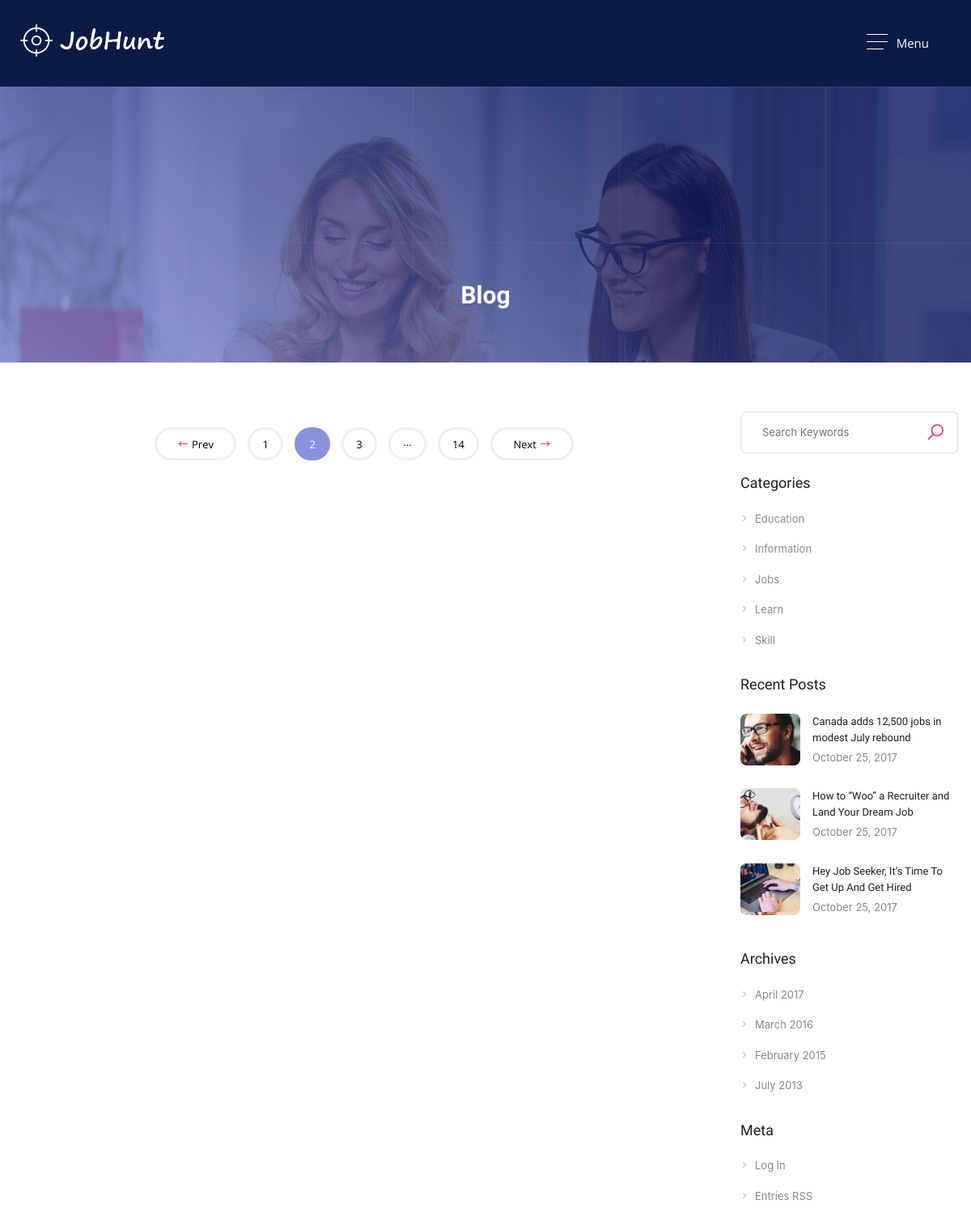
/posts (upper part), run on an earlier commit of the app's database.
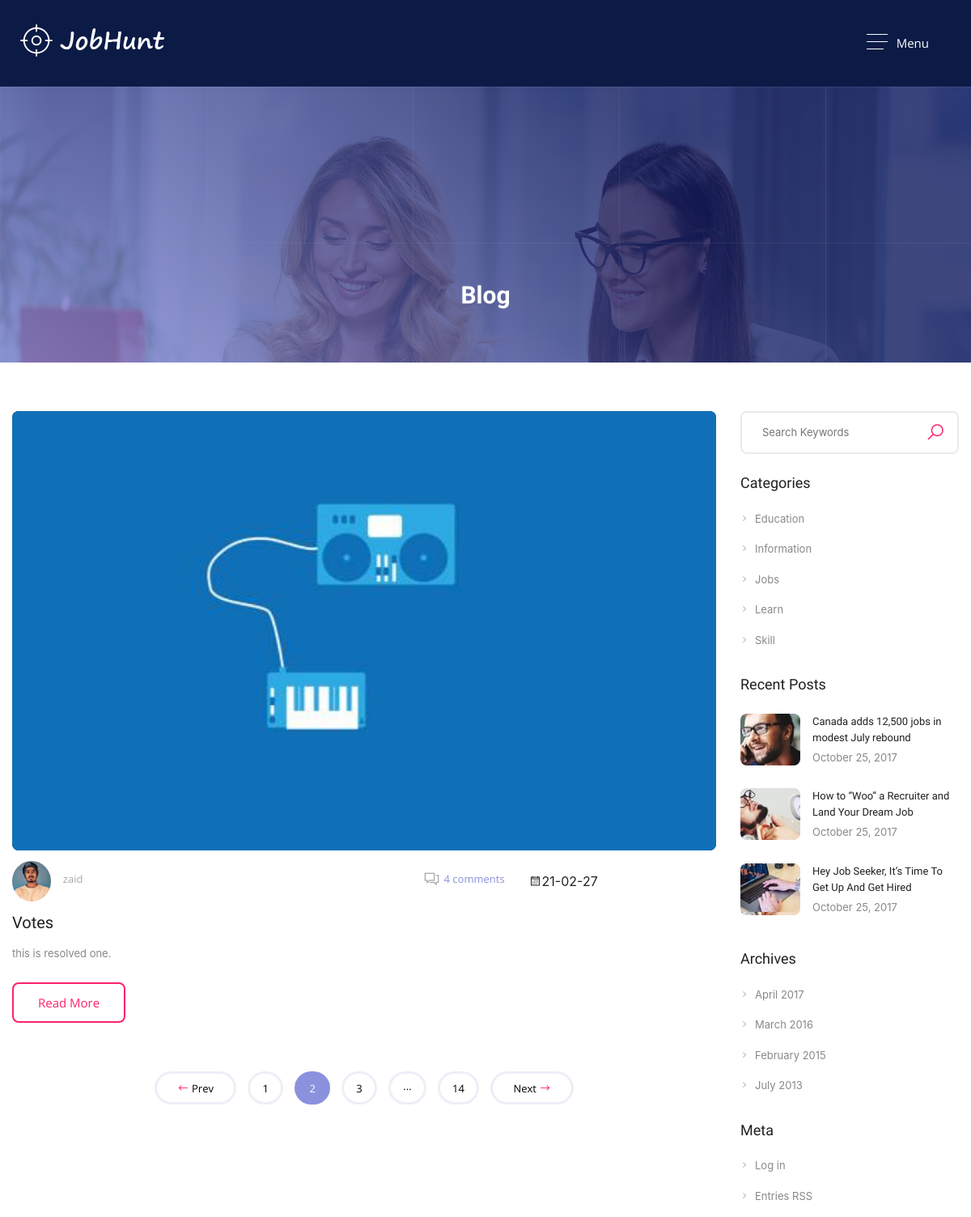
And on a later commit of the database.
### app/models.py (models this page shows, shortened)
class Post(db.Model):
    id = db.Column(db.Integer,primary_key=True,)
    title = db.Column(db.String(35),nullable=False,unique=True)
    date_posted = db.Column(db.DateTime(30),nullable=False,default=datetime.utcnow)
    image_file=db.Column(db.String(20),nullable=True)
    content = db.Column(db.Text(10),nullable=False)
    user_id = db.Column(db.Integer,db.ForeignKey('user.id'),nullable=False)

class User(db.Model,UserMixin):
    id = db.Column(db.Integer,primary_key=True,)
    username = db.Column(db.String(15),nullable=False,unique=True)
    email = db.Column(db.String(30),nullable=False,unique=True)
    image_file=db.Column(db.String(20),nullable=False,default='default.png')
    password = db.Column(db.String(10),nullable=False)
    posts = db.relationship('Post',backref='author',lazy=True)

### app/routes.py (the view)
@app.route('/posts',methods=['POST','GET'])
def posts():
    posts = Post.query.all()
    return render_template('blog_list.html',posts=posts)

### app/templates/blog_list.html (shortened to what the changed rows need)
{% extends "nav.html" %}
{% block nav %}
	<section>
		<div class="block">
			<div class="container">
				 <div class="row">
				 	<div class="col-sm-9 column">
				 		<div class="bloglist-sec">
							{% for post in posts %}
				 			<div class="blogpost">
				 				<div class="blog-posthumb"> <a href="#" title=""><img src="{{ url_for('static',filename='posts/'+post.image_file)}}" alt="" /></a> </div>
				 				<div class="blog-postdetail">
				 					<ul class="post-metas"><li><a href="" title=""> <li><a href="" title=""><img src="{{ url_for ('static',filename='profile_pic/'+post.author.image_file)}}" alt="" style="width: 10%;"/>{{post.author.username}}</a></li><i class="la la-calendar-o"></i>{{post.date_posted.strftime('%y-%m-%d')}}</a></li><li><a class="metascomment" href="#" title=""><i class="la la-comments"></i>4 comments</a></li></ul>
				 					<h3><a href="{{url_for('post_detail',post_id=post.id)}}" title="">{{post.title}}</a></h3>
				 					<p>{{post.content}}.</p>
				 					<a class="bbutton" href="#" title="">Read More</a>
				 				</div>
				 			</div>
							 {% endfor %}
				 		</div>
					</div>
				 </div>
			</div>
		</div>
	</section>
{% endblock nav %}

What changed in the data, as far as the page shows it:
added Post: image_file (picture), author.username "zaid", date_posted "21-02-27", title "Votes", content "this is resolved one"
